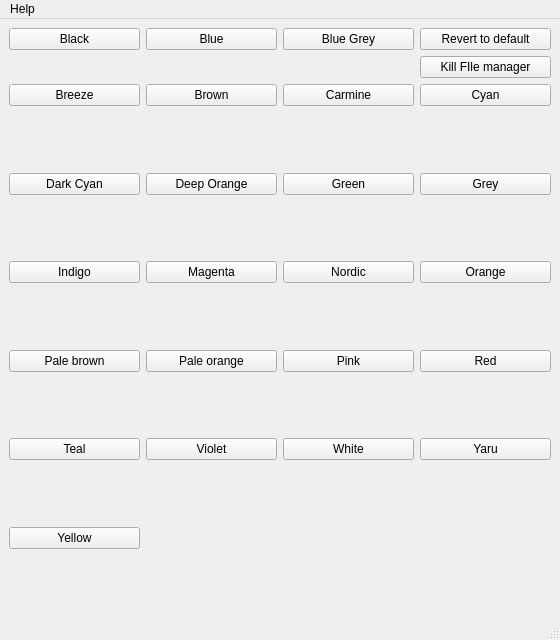
<?xml version="1.0" encoding="UTF-8"?>
<ui version="4.0">
 <class>MainWindow</class>
 <widget class="QMainWindow" name="MainWindow">
  <property name="geometry">
   <rect>
    <x>0</x>
    <y>0</y>
    <width>560</width>
    <height>640</height>
   </rect>
  </property>
  <property name="minimumSize">
   <size>
    <width>560</width>
    <height>640</height>
   </size>
  </property>
  <property name="font">
   <font/>
  </property>
  <property name="windowTitle">
   <string>Change the color of Papirus folders</string>
  </property>
  <property name="windowIcon">
   <iconset>
    <normaloff>:/colors.png</normaloff>:/colors.png</iconset>
  </property>
  <widget class="QWidget" name="centralwidget">
   <layout class="QGridLayout" name="gridLayout">
    <item row="7" column="0">
     <widget class="QPushButton" name="indigo">
      <property name="text">
       <string>Indigo</string>
      </property>
     </widget>
    </item>
    <item row="1" column="0">
     <widget class="QLabel" name="black_icon">
      <property name="text">
       <string/>
      </property>
      <property name="pixmap">
       <pixmap resource="img.qrc">:/folder-previews/black.png</pixmap>
      </property>
      <property name="scaledContents">
       <bool>false</bool>
      </property>
      <property name="alignment">
       <set>Qt::AlignCenter</set>
      </property>
     </widget>
    </item>
    <item row="6" column="2">
     <widget class="QLabel" name="green_icon">
      <property name="text">
       <string/>
      </property>
      <property name="pixmap">
       <pixmap resource="img.qrc">:/folder-previews/green.png</pixmap>
      </property>
      <property name="alignment">
       <set>Qt::AlignCenter</set>
      </property>
     </widget>
    </item>
    <item row="2" column="2">
     <widget class="QPushButton" name="carmine">
      <property name="text">
       <string>Carmine</string>
      </property>
     </widget>
    </item>
    <item row="13" column="1">
     <widget class="QPushButton" name="violet">
      <property name="text">
       <string>Violet</string>
      </property>
     </widget>
    </item>
    <item row="16" column="3">
     <widget class="QLabel" name="yaru_icon">
      <property name="text">
       <string/>
      </property>
      <property name="pixmap">
       <pixmap resource="img.qrc">:/folder-previews/yaru.png</pixmap>
      </property>
      <property name="alignment">
       <set>Qt::AlignCenter</set>
      </property>
     </widget>
    </item>
    <item row="4" column="0">
     <widget class="QPushButton" name="dark_cyan">
      <property name="text">
       <string>Dark Cyan</string>
      </property>
     </widget>
    </item>
    <item row="18" column="0">
     <widget class="QLabel" name="yellow_icon">
      <property name="text">
       <string/>
      </property>
      <property name="pixmap">
       <pixmap resource="img.qrc">:/folder-previews/yellow.png</pixmap>
      </property>
      <property name="alignment">
       <set>Qt::AlignCenter</set>
      </property>
     </widget>
    </item>
    <item row="16" column="2">
     <widget class="QLabel" name="white_icon">
      <property name="text">
       <string/>
      </property>
      <property name="pixmap">
       <pixmap resource="img.qrc">:/folder-previews/white.png</pixmap>
      </property>
      <property name="alignment">
       <set>Qt::AlignCenter</set>
      </property>
     </widget>
    </item>
    <item row="3" column="0">
     <widget class="QLabel" name="breeze_icon">
      <property name="text">
       <string/>
      </property>
      <property name="pixmap">
       <pixmap resource="img.qrc">:/folder-previews/breeze.png</pixmap>
      </property>
      <property name="alignment">
       <set>Qt::AlignCenter</set>
      </property>
     </widget>
    </item>
    <item row="7" column="1">
     <widget class="QPushButton" name="magenta">
      <property name="text">
       <string>Magenta</string>
      </property>
     </widget>
    </item>
    <item row="13" column="2">
     <widget class="QPushButton" name="white">
      <property name="text">
       <string>White</string>
      </property>
     </widget>
    </item>
    <item row="12" column="3">
     <widget class="QLabel" name="red_icon">
      <property name="text">
       <string/>
      </property>
      <property name="pixmap">
       <pixmap resource="img.qrc">:/folder-previews/red.png</pixmap>
      </property>
      <property name="alignment">
       <set>Qt::AlignCenter</set>
      </property>
     </widget>
    </item>
    <item row="3" column="2">
     <widget class="QLabel" name="carmine_icon">
      <property name="text">
       <string/>
      </property>
      <property name="pixmap">
       <pixmap resource="img.qrc">:/folder-previews/carmine.png</pixmap>
      </property>
      <property name="alignment">
       <set>Qt::AlignCenter</set>
      </property>
     </widget>
    </item>
    <item row="0" column="1">
     <widget class="QPushButton" name="blue">
      <property name="text">
       <string>Blue</string>
      </property>
     </widget>
    </item>
    <item row="6" column="3">
     <widget class="QLabel" name="grey_icon">
      <property name="text">
       <string/>
      </property>
      <property name="pixmap">
       <pixmap resource="img.qrc">:/folder-previews/grey.png</pixmap>
      </property>
      <property name="alignment">
       <set>Qt::AlignCenter</set>
      </property>
     </widget>
    </item>
    <item row="9" column="0">
     <widget class="QLabel" name="indigo_icon">
      <property name="text">
       <string/>
      </property>
      <property name="pixmap">
       <pixmap resource="img.qrc">:/folder-previews/indigo.png</pixmap>
      </property>
      <property name="alignment">
       <set>Qt::AlignCenter</set>
      </property>
     </widget>
    </item>
    <item row="0" column="3">
     <widget class="QPushButton" name="revert">
      <property name="text">
       <string>Revert to default</string>
      </property>
      <property name="icon">
       <iconset resource="img.qrc">
        <normaloff>:/res/default.svg</normaloff>:/res/default.svg</iconset>
      </property>
      <property name="iconSize">
       <size>
        <width>16</width>
        <height>16</height>
       </size>
      </property>
     </widget>
    </item>
    <item row="12" column="0">
     <widget class="QLabel" name="palebrown_icon">
      <property name="text">
       <string/>
      </property>
      <property name="pixmap">
       <pixmap resource="img.qrc">:/folder-previews/palebrown.png</pixmap>
      </property>
      <property name="alignment">
       <set>Qt::AlignCenter</set>
      </property>
     </widget>
    </item>
    <item row="2" column="1">
     <widget class="QPushButton" name="brown">
      <property name="text">
       <string>Brown</string>
      </property>
     </widget>
    </item>
    <item row="13" column="0">
     <widget class="QPushButton" name="teal">
      <property name="text">
       <string>Teal</string>
      </property>
     </widget>
    </item>
    <item row="13" column="3">
     <widget class="QPushButton" name="yaru">
      <property name="text">
       <string>Yaru</string>
      </property>
     </widget>
    </item>
    <item row="12" column="1">
     <widget class="QLabel" name="paleorrange_icon">
      <property name="text">
       <string/>
      </property>
      <property name="pixmap">
       <pixmap resource="img.qrc">:/folder-previews/paleorange.png</pixmap>
      </property>
      <property name="alignment">
       <set>Qt::AlignCenter</set>
      </property>
     </widget>
    </item>
    <item row="9" column="2">
     <widget class="QLabel" name="nordic_icon">
      <property name="text">
       <string/>
      </property>
      <property name="pixmap">
       <pixmap resource="img.qrc">:/folder-previews/nordic.png</pixmap>
      </property>
      <property name="alignment">
       <set>Qt::AlignCenter</set>
      </property>
     </widget>
    </item>
    <item row="6" column="1">
     <widget class="QLabel" name="deeporange_icon">
      <property name="text">
       <string/>
      </property>
      <property name="pixmap">
       <pixmap resource="img.qrc">:/folder-previews/deeporange.png</pixmap>
      </property>
      <property name="alignment">
       <set>Qt::AlignCenter</set>
      </property>
     </widget>
    </item>
    <item row="10" column="0">
     <widget class="QPushButton" name="palebrown">
      <property name="text">
       <string>Pale brown</string>
      </property>
     </widget>
    </item>
    <item row="2" column="0">
     <widget class="QPushButton" name="breeze">
      <property name="text">
       <string>Breeze</string>
      </property>
     </widget>
    </item>
    <item row="17" column="0">
     <widget class="QPushButton" name="yellow">
      <property name="text">
       <string>Yellow</string>
      </property>
     </widget>
    </item>
    <item row="7" column="2">
     <widget class="QPushButton" name="nordic">
      <property name="text">
       <string>Nordic</string>
      </property>
     </widget>
    </item>
    <item row="9" column="1">
     <widget class="QLabel" name="magenta_icon">
      <property name="text">
       <string/>
      </property>
      <property name="pixmap">
       <pixmap resource="img.qrc">:/folder-previews/magenta.png</pixmap>
      </property>
      <property name="alignment">
       <set>Qt::AlignCenter</set>
      </property>
     </widget>
    </item>
    <item row="2" column="3">
     <widget class="QPushButton" name="cyan">
      <property name="text">
       <string>Cyan</string>
      </property>
     </widget>
    </item>
    <item row="10" column="2">
     <widget class="QPushButton" name="pink">
      <property name="text">
       <string>Pink</string>
      </property>
     </widget>
    </item>
    <item row="1" column="1">
     <widget class="QLabel" name="blue_icon">
      <property name="text">
       <string/>
      </property>
      <property name="pixmap">
       <pixmap resource="img.qrc">:/folder-previews/blue.png</pixmap>
      </property>
      <property name="alignment">
       <set>Qt::AlignCenter</set>
      </property>
     </widget>
    </item>
    <item row="16" column="0">
     <widget class="QLabel" name="teal_icon">
      <property name="text">
       <string/>
      </property>
      <property name="pixmap">
       <pixmap resource="img.qrc">:/folder-previews/teal.png</pixmap>
      </property>
      <property name="alignment">
       <set>Qt::AlignCenter</set>
      </property>
     </widget>
    </item>
    <item row="4" column="1">
     <widget class="QPushButton" name="deeporange">
      <property name="text">
       <string>Deep Orange</string>
      </property>
     </widget>
    </item>
    <item row="3" column="1">
     <widget class="QLabel" name="brown_icon">
      <property name="text">
       <string/>
      </property>
      <property name="pixmap">
       <pixmap resource="img.qrc">:/folder-previews/brown.png</pixmap>
      </property>
      <property name="alignment">
       <set>Qt::AlignCenter</set>
      </property>
     </widget>
    </item>
    <item row="10" column="3">
     <widget class="QPushButton" name="red">
      <property name="text">
       <string>Red</string>
      </property>
     </widget>
    </item>
    <item row="10" column="1">
     <widget class="QPushButton" name="paleorange">
      <property name="text">
       <string>Pale orange</string>
      </property>
     </widget>
    </item>
    <item row="16" column="1">
     <widget class="QLabel" name="violet_icon">
      <property name="text">
       <string/>
      </property>
      <property name="pixmap">
       <pixmap resource="img.qrc">:/folder-previews/violet.png</pixmap>
      </property>
      <property name="alignment">
       <set>Qt::AlignCenter</set>
      </property>
     </widget>
    </item>
    <item row="0" column="0">
     <widget class="QPushButton" name="black">
      <property name="text">
       <string>Black</string>
      </property>
     </widget>
    </item>
    <item row="12" column="2">
     <widget class="QLabel" name="pink_icon">
      <property name="text">
       <string/>
      </property>
      <property name="pixmap">
       <pixmap resource="img.qrc">:/folder-previews/pink.png</pixmap>
      </property>
      <property name="alignment">
       <set>Qt::AlignCenter</set>
      </property>
     </widget>
    </item>
    <item row="0" column="2">
     <widget class="QPushButton" name="bluegrey">
      <property name="text">
       <string>Blue Grey</string>
      </property>
     </widget>
    </item>
    <item row="9" column="3">
     <widget class="QLabel" name="orange_icon">
      <property name="text">
       <string/>
      </property>
      <property name="pixmap">
       <pixmap resource="img.qrc">:/folder-previews/orange.png</pixmap>
      </property>
      <property name="alignment">
       <set>Qt::AlignCenter</set>
      </property>
     </widget>
    </item>
    <item row="4" column="2">
     <widget class="QPushButton" name="green">
      <property name="text">
       <string>Green</string>
      </property>
     </widget>
    </item>
    <item row="4" column="3">
     <widget class="QPushButton" name="grey">
      <property name="locale">
       <locale language="Spanish" country="Mexico"/>
      </property>
      <property name="text">
       <string>Grey</string>
      </property>
     </widget>
    </item>
    <item row="1" column="3">
     <widget class="QPushButton" name="kill">
      <property name="text">
       <string>Kill FIle manager</string>
      </property>
      <property name="icon">
       <iconset resource="img.qrc">
        <normaloff>:/res/pirate.png</normaloff>:/res/pirate.png</iconset>
      </property>
      <property name="iconSize">
       <size>
        <width>16</width>
        <height>16</height>
       </size>
      </property>
     </widget>
    </item>
    <item row="7" column="3">
     <widget class="QPushButton" name="orange">
      <property name="text">
       <string>Orange</string>
      </property>
     </widget>
    </item>
    <item row="1" column="2">
     <widget class="QLabel" name="bluegrray_icon">
      <property name="text">
       <string/>
      </property>
      <property name="pixmap">
       <pixmap resource="img.qrc">:/folder-previews/bluegrey.png</pixmap>
      </property>
      <property name="alignment">
       <set>Qt::AlignCenter</set>
      </property>
     </widget>
    </item>
    <item row="3" column="3">
     <widget class="QLabel" name="cyan_icon">
      <property name="text">
       <string/>
      </property>
      <property name="pixmap">
       <pixmap resource="img.qrc">:/folder-previews/cyan.png</pixmap>
      </property>
      <property name="alignment">
       <set>Qt::AlignCenter</set>
      </property>
     </widget>
    </item>
    <item row="6" column="0">
     <widget class="QLabel" name="label">
      <property name="text">
       <string/>
      </property>
      <property name="pixmap">
       <pixmap resource="img.qrc">:/folder-previews/dark-cyan.png</pixmap>
      </property>
      <property name="alignment">
       <set>Qt::AlignCenter</set>
      </property>
     </widget>
    </item>
   </layout>
  </widget>
  <widget class="QMenuBar" name="menubar">
   <property name="geometry">
    <rect>
     <x>0</x>
     <y>0</y>
     <width>560</width>
     <height>19</height>
    </rect>
   </property>
   <widget class="QMenu" name="menuHelp">
    <property name="title">
     <string>Help</string>
    </property>
    <widget class="QMenu" name="menuExtra">
     <property name="title">
      <string>Extra</string>
     </property>
     <property name="icon">
      <iconset resource="img.qrc">
       <normaloff>:/res/extra.svg</normaloff>:/res/extra.svg</iconset>
     </property>
     <addaction name="papirus"/>
     <addaction name="polkit"/>
     <addaction name="filemanager"/>
    </widget>
    <addaction name="help"/>
    <addaction name="about"/>
    <addaction name="menuExtra"/>
   </widget>
   <addaction name="menuHelp"/>
  </widget>
  <widget class="QStatusBar" name="statusbar"/>
  <action name="help">
   <property name="icon">
    <iconset resource="img.qrc">
     <normaloff>:/res/help-browser.svg</normaloff>:/res/help-browser.svg</iconset>
   </property>
   <property name="text">
    <string>Help</string>
   </property>
   <property name="shortcut">
    <string>F1</string>
   </property>
  </action>
  <action name="about">
   <property name="icon">
    <iconset resource="img.qrc">
     <normaloff>:/res/about.svg</normaloff>:/res/about.svg</iconset>
   </property>
   <property name="text">
    <string>About</string>
   </property>
  </action>
  <action name="papirus">
   <property name="icon">
    <iconset resource="img.qrc">
     <normaloff>:/folder-logo.svg</normaloff>:/folder-logo.svg</iconset>
   </property>
   <property name="text">
    <string>How to install &quot;Papirus Folders&quot;</string>
   </property>
  </action>
  <action name="polkit">
   <property name="icon">
    <iconset resource="img.qrc">
     <normaloff>:/res/polkit.svg</normaloff>:/res/polkit.svg</iconset>
   </property>
   <property name="text">
    <string>How to install and start a Polkit Authentication agent</string>
   </property>
  </action>
  <action name="filemanager">
   <property name="icon">
    <iconset resource="img.qrc">
     <normaloff>:/res/system-file-manager.svg</normaloff>:/res/system-file-manager.svg</iconset>
   </property>
   <property name="text">
    <string>Compatible file managers of &quot;Kill File manager&quot; option</string>
   </property>
  </action>
 </widget>
 <resources>
  <include location="img.qrc"/>
 </resources>
 <connections/>
</ui>
